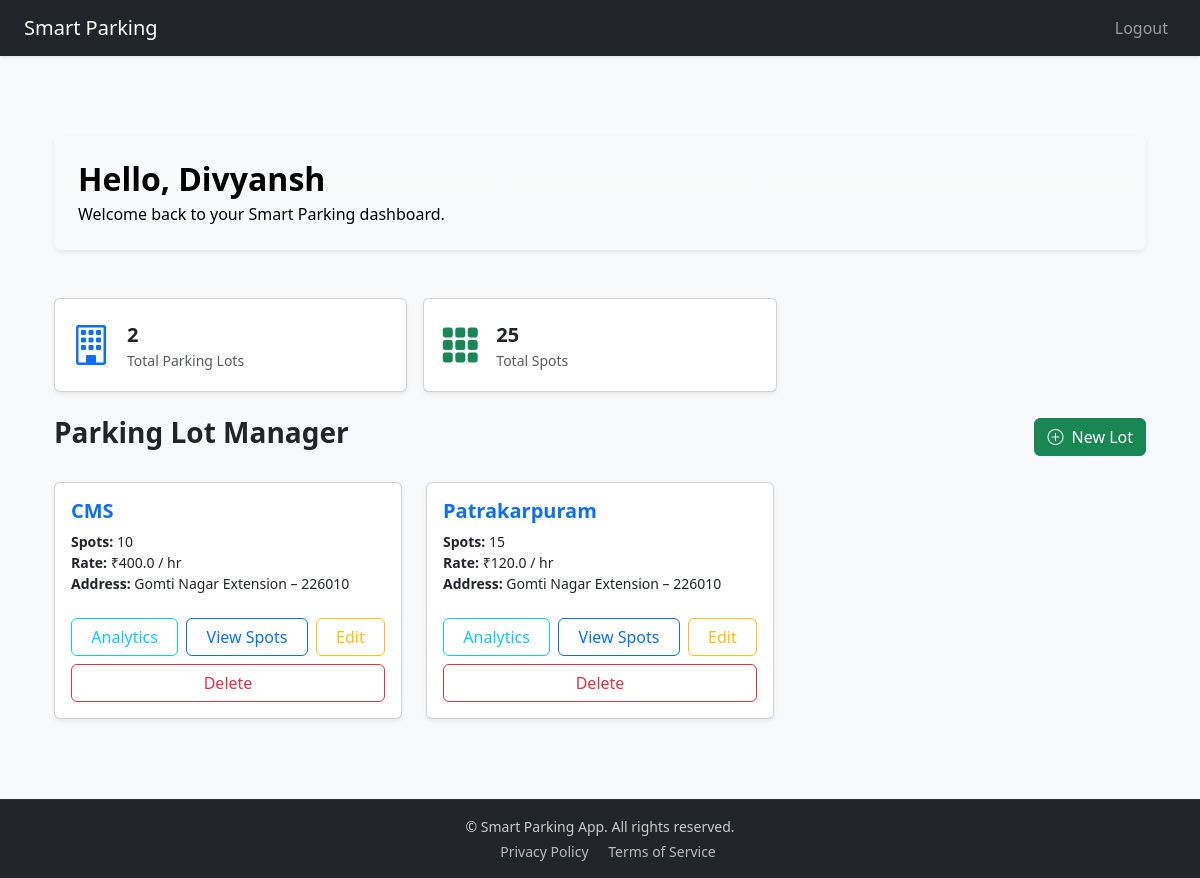
The app's page /admin/dashboard (signed in), older data.
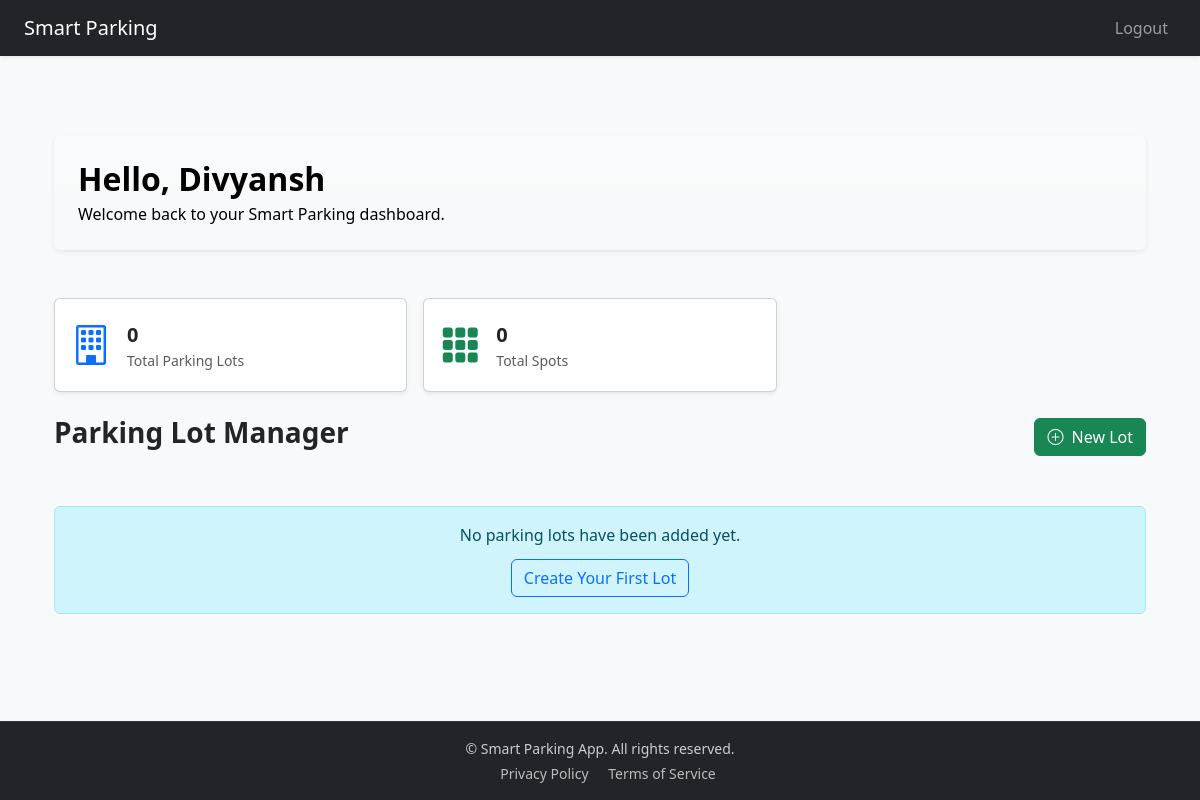
The same page, newer data.
### app/models/lot.py (models this page shows, shortened)
class ParkingLot(db.Model):
    __tablename__ = 'parking_lots'
    id = db.Column(db.Integer, primary_key = True)
    prime_location_name = db.Column(db.String, nullable = False)
    price_per_hour = db.Column(db.Float, nullable = False)
    num_spots = db.Column(db.Integer, nullable = False)
    address = db.Column(db.String, nullable = False)
    pincode = db.Column(db.String(6), nullable=False)
    created_at = db.Column(db.DateTime, nullable=False, default=lambda: datetime.now(timezone.utc))
    spots = db.relationship("ParkingSpot", back_populates="lot", cascade="all, delete-orphan", lazy = 'dynamic') # This ensures that if any Parking Lot is deleted all the related spots are deleted too and is One to Many relationship with Parking Spot.
    @property
    def has_active_reservations(self):
        return db.session.query(Reservation).join(ParkingSpot) \
            .filter(ParkingSpot.lot_id == self.id,
                    Reservation.status == 'active') \
            .count() > 0

### app/routes/admin.py (the view)
@admin_bp.route('/admin/dashboard')
@login_required
def dashboard():
    if not current_user.is_admin:
        flash("Unauthorized Entry", 'danger')
        return redirect(url_for('auth.login'))
    lots = ParkingLot.query.all()
    total_spots = sum(lot.num_spots for lot in lots)
    total_revenue = (
        db.session.query(func.sum(Reservation.parking_cost))
        .scalar() or 0
    )
    occupied_spots = (
        ParkingSpot.query
        .filter_by(status='O')
        .count()
    )
    return render_template(
        'admin/dashboard.html',
        lots=lots,
        total_spots=total_spots,
        total_revenue=total_revenue,
        occupied_spots=occupied_spots
    )

### app/templates/admin/dashboard.html (shortened to what this page needs)
{% extends "base.html" %}
{% block content %}
<div class="container py-5">
  <div class="bg-gradient p-4 rounded shadow-sm mb-5 text-black" style="background: linear-gradient(135deg, #0d6efd, #6610f2);">
    <h2 class="fw-bold mb-1">Hello, {{ current_user.username.capitalize() }}</h2>
    <p class="mb-0">Welcome back to your Smart Parking dashboard.</p>
  </div>
  <div class="row g-3 mb-4">
    <div class="col-md-4">
      <div class="card border-10 shadow-sm h-100">
        <div class="card-body d-flex align-items-center">
          <i class="bi bi-building fs-1 text-primary me-3"></i>
          <div>
            <div class="fw-bold fs-5">{{ lots|length }}</div>
            <div class="text-muted small">Total Parking Lots</div>
          </div>
        </div>
      </div>
    </div>
    <div class="col-md-4">
      <div class="card border-10 shadow-sm h-100">
        <div class="card-body d-flex align-items-center">
          <i class="bi bi-grid-3x3-gap-fill fs-1 text-success me-3"></i>
          <div>
            <div class="fw-bold fs-5">
              {{ lots | map(attribute='num_spots') | sum }}
            </div>
            <div class="text-muted small">Total Spots</div>
          </div>
        </div>
      </div>
    </div>
  </div>
  <div class="d-flex justify-content-between align-items-center mb-4">
    <h3 class="fw-semibold">Parking Lot Manager</h3>
    <a href="{{ url_for('admin.create_lot') }}" class="btn btn-success">
      <i class="bi bi-plus-circle me-1"></i> New Lot
    </a>
  </div>
  {% if lots %}
    <div class="row g-4">
      {% for lot in lots %}
        <div class="col-md-6 col-lg-4">
          <div class="card shadow-sm border-10 h-100 hover-card">
            <div class="card-body d-flex flex-column">
              <h5 class="card-title fw-semibold text-primary">{{ lot.prime_location_name }}</h5>
              <ul class="list-unstyled small mb-4">
                <li><strong>Spots:</strong> {{ lot.num_spots }}</li>
                <li><strong>Rate:</strong> ₹{{ lot.price_per_hour }} / hr</li>
                <li><strong>Address:</strong> {{ lot.address }} – {{ lot.pincode }}</li>
              </ul>
              <div class="mt-auto d-flex flex-wrap gap-2">
                <a href="{{ url_for('admin.lot_analytics', lot_id=lot.id) }}" class="btn btn-outline-info flex-fill">Analytics</a>
                <button class="btn btn-outline-primary flex-fill" data-bs-toggle="modal" data-bs-target="#spotsModal-{{ lot.id }}">View Spots</button>
                <a href="{{ url_for('admin.edit_lot', lot_id=lot.id) }}" class="btn btn-outline-warning flex-fill">Edit</a>
                <button class="btn btn-outline-danger flex-fill" data-bs-toggle="modal" data-bs-target="#deleteModal-{{ lot.id }}">Delete</button>
              </div>
            </div>
          </div>
        </div>
      {% endfor %}
    </div>
  {% else %}
    <div class="alert alert-info text-center mt-5">
      <p class="mb-1">No parking lots have been added yet.</p>
      <a href="{{ url_for('admin.create_lot') }}" class="btn btn-outline-primary mt-2">
        Create Your First Lot
      </a>
    </div>
  {% endif %}
</div>
{% endblock %}

Row changes from the older to the newer data that the page shows:
removed ParkingLot: prime_location_name "CMS", num_spots "10", price_per_hour "400.0", address "Gomti Nagar Extension", pincode "226010"
removed ParkingLot: prime_location_name "Patrakarpuram", num_spots "15", price_per_hour "120.0", address "Gomti Nagar Extension", pincode "226010"
Text that changed along with them:
{{ lots|length }}: "2" → "0"
{{ lots | map(attribute='num_spots') | sum }}: "25" → "0"
text now shown: "No parking lots have been added yet. Create Your First Lot"
